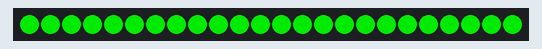
Simulated run of this program. Board: Raspberry Pi (BCM pin numbers), started with the argument 50. Shown: 24 RGB LEDs in strip order, left to right. Dim RGB values are drawn brighter than linear; the clock reads 2024-03-15 10:24:30 at power-on unless the program sets it. At 3.6 s the program stops and its outputs stay as they are.

Above: at 0.8 s.
At 1.3 s:
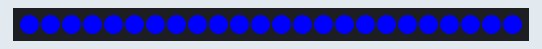

The program:

effects.py
```python
import board
import neopixel
import time, sys
import datetime
import math
import random

# Choose an open pin connected to the Data In of the NeoPixel strip, i.e. board.D18
# NeoPixels must be connected to D10, D12, D18 or D21 to work.
pixel_pin = board.D18

# The number of NeoPixels
num_pixels = 24

# The order of the pixel colors - RGB or GRB. Some NeoPixels have red and green reversed!
# For RGBW NeoPixels, simply change the ORDER to RGBW or GRBW.
ORDER = neopixel.RGB

pixels = neopixel.NeoPixel(pixel_pin, num_pixels, brightness=float(sys.argv[1]), auto_write=False,
                           pixel_order=ORDER)


#Define functions which animate LEDs in various ways.
def SetAll(strip, color):
    """Wipe color across display a pixel at a time."""
    for i in range(num_pixels):
        strip[i] = color

def FadeRGB(strip):
    for i in range(0, 3):
        #Fade In.
        for j in range (0, 256):
            if i == 0:
                SetAll(strip, (j, 0, 0))
            elif i == 1:
                SetAll(strip, (0, j, 0))
            elif i == 2:
                SetAll(strip, (0, 0, j))
            strip.show()
        #Fade Out.
        for j in range (256, 0):
            if i == 0:
                SetAll(strip, (j, 0, 0))
            elif i == 1:
                SetAll(strip, (0, j, 0))
            elif i == 2:
                SetAll(strip, (0, 0, j))
            strip.show()


delay = 3 #seconds
t_end = time.time() + delay
while time.time() < t_end:
	FadeRGB(pixels)
```

Measured:
- what the display in image 1 shows lasts 0.7 s, from 1.2 s to 1.9 s
